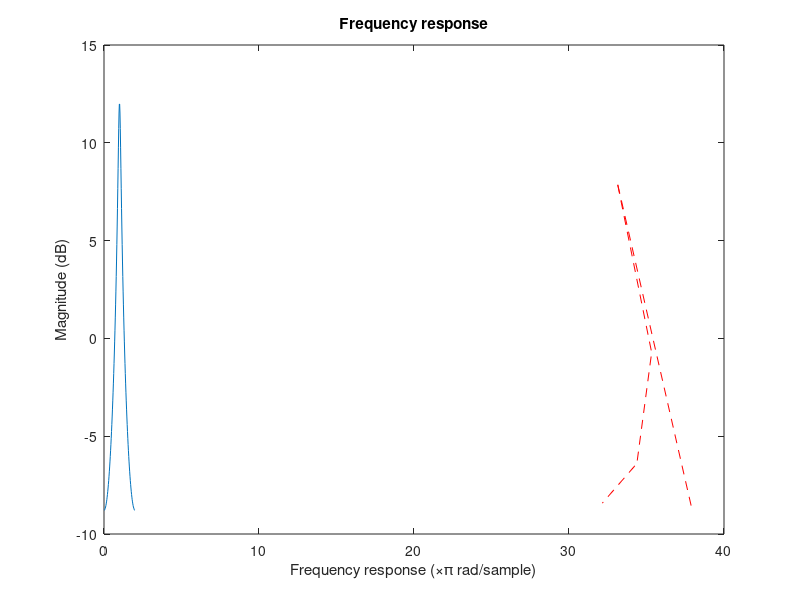

Reproduce this figure in MATLAB.
C = 1;
R = 0.5;

b = 1;
a = [C^2*R^2 3*C*R 1];

% Calculation manually
% ====================
w = linspace(0, 2*pi);	% vector of angular frequencies
% Evaluate transfer function and take the amplitude
g = polyval(b, exp(i*w)) ./ polyval(a, exp(i*w));

% Calculation using freqz function
% ================================
[g_2,w_2] = freqz(b, a, 'whole');

figure
plot(w/pi, 20*log10(abs(g)))
%plot(w/pi, 20*log10(angle(g)))
hold on
plot(w_2/pi, 20*log10(abs(g_2)), '--r')
xlabel('Frequency response (\times\pi rad/sample)');
ylabel('Magnitude (dB)');
title('Frequency response');
